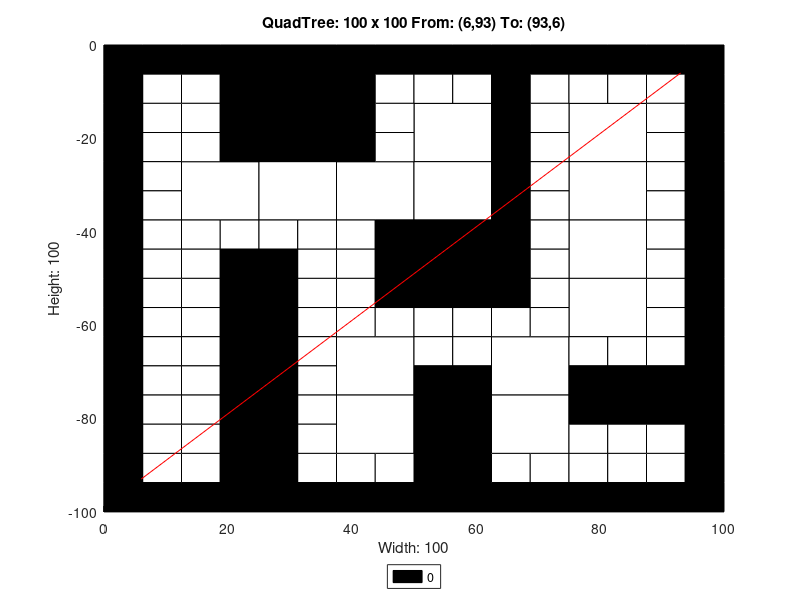

The MATLAB script that drew this image:
axis([0 100 -100 0]);
title('QuadTree: 100 x 100 From: (6,93) To: (93,6)');
xlabel('Width: 100');
ylabel('Height: 100');
rectangle('Position',[25 -12.5 12.5 12.5], 'FaceColor',[0 0 0]);
rectangle('Position',[25 -25 12.5 12.5], 'FaceColor',[0 0 0]);
rectangle('Position',[12.5 -37.5 12.5 12.5], 'FaceColor',[1 1 1]);
rectangle('Position',[25 -37.5 12.5 12.5], 'FaceColor',[1 1 1]);
rectangle('Position',[37.5 -37.5 12.5 12.5], 'FaceColor',[1 1 1]);
rectangle('Position',[50 -25 12.5 12.5], 'FaceColor',[1 1 1]);
rectangle('Position',[75 -25 12.5 12.5], 'FaceColor',[1 1 1]);
rectangle('Position',[50 -37.5 12.5 12.5], 'FaceColor',[1 1 1]);
rectangle('Position',[50 -50 12.5 12.5], 'FaceColor',[0 0 0]);
rectangle('Position',[75 -37.5 12.5 12.5], 'FaceColor',[1 1 1]);
rectangle('Position',[75 -50 12.5 12.5], 'FaceColor',[1 1 1]);
rectangle('Position',[37.5 -75 12.5 12.5], 'FaceColor',[1 1 1]);
rectangle('Position',[37.5 -87.5 12.5 12.5], 'FaceColor',[1 1 1]);
rectangle('Position',[62.5 -75 12.5 12.5], 'FaceColor',[1 1 1]);
rectangle('Position',[75 -62.5 12.5 12.5], 'FaceColor',[1 1 1]);
rectangle('Position',[50 -87.5 12.5 12.5], 'FaceColor',[0 0 0]);
rectangle('Position',[62.5 -87.5 12.5 12.5], 'FaceColor',[1 1 1]);
rectangle('Position',[50 -100 12.5 12.5], 'FaceColor',[0 0 0]);
rectangle('Position',[0 -6.25 6.25 6.25], 'FaceColor',[0 0 0]);
rectangle('Position',[6.25 -6.25 6.25 6.25], 'FaceColor',[0 0 0]);
rectangle('Position',[0 -12.5 6.25 6.25], 'FaceColor',[0 0 0]);
rectangle('Position',[6.25 -12.5 6.25 6.25], 'FaceColor',[1 1 1]);
rectangle('Position',[12.5 -6.25 6.25 6.25], 'FaceColor',[0 0 0]);
rectangle('Position',[18.75 -6.25 6.25 6.25], 'FaceColor',[0 0 0]);
rectangle('Position',[12.5 -12.5 6.25 6.25], 'FaceColor',[1 1 1]);
rectangle('Position',[18.75 -12.5 6.25 6.25], 'FaceColor',[0 0 0]);
rectangle('Position',[0 -18.75 6.25 6.25], 'FaceColor',[0 0 0]);
rectangle('Position',[6.25 -18.75 6.25 6.25], 'FaceColor',[1 1 1]);
rectangle('Position',[0 -25 6.25 6.25], 'FaceColor',[0 0 0]);
rectangle('Position',[6.25 -25 6.25 6.25], 'FaceColor',[1 1 1]);
rectangle('Position',[12.5 -18.75 6.25 6.25], 'FaceColor',[1 1 1]);
rectangle('Position',[18.75 -18.75 6.25 6.25], 'FaceColor',[0 0 0]);
rectangle('Position',[12.5 -25 6.25 6.25], 'FaceColor',[1 1 1]);
rectangle('Position',[18.75 -25 6.25 6.25], 'FaceColor',[0 0 0]);
rectangle('Position',[37.5 -6.25 6.25 6.25], 'FaceColor',[0 0 0]);
rectangle('Position',[43.75 -6.25 6.25 6.25], 'FaceColor',[0 0 0]);
rectangle('Position',[37.5 -12.5 6.25 6.25], 'FaceColor',[0 0 0]);
rectangle('Position',[43.75 -12.5 6.25 6.25], 'FaceColor',[1 1 1]);
rectangle('Position',[37.5 -18.75 6.25 6.25], 'FaceColor',[0 0 0]);
rectangle('Position',[43.75 -18.75 6.25 6.25], 'FaceColor',[1 1 1]);
rectangle('Position',[37.5 -25 6.25 6.25], 'FaceColor',[0 0 0]);
rectangle('Position',[43.75 -25 6.25 6.25], 'FaceColor',[1 1 1]);
rectangle('Position',[0 -31.25 6.25 6.25], 'FaceColor',[0 0 0]);
rectangle('Position',[6.25 -31.25 6.25 6.25], 'FaceColor',[1 1 1]);
rectangle('Position',[0 -37.5 6.25 6.25], 'FaceColor',[0 0 0]);
rectangle('Position',[6.25 -37.5 6.25 6.25], 'FaceColor',[1 1 1]);
rectangle('Position',[0 -43.75 6.25 6.25], 'FaceColor',[0 0 0]);
rectangle('Position',[6.25 -43.75 6.25 6.25], 'FaceColor',[1 1 1]);
rectangle('Position',[0 -50 6.25 6.25], 'FaceColor',[0 0 0]);
rectangle('Position',[6.25 -50 6.25 6.25], 'FaceColor',[1 1 1]);
rectangle('Position',[12.5 -43.75 6.25 6.25], 'FaceColor',[1 1 1]);
rectangle('Position',[18.75 -43.75 6.25 6.25], 'FaceColor',[1 1 1]);
rectangle('Position',[12.5 -50 6.25 6.25], 'FaceColor',[1 1 1]);
rectangle('Position',[18.75 -50 6.25 6.25], 'FaceColor',[0 0 0]);
rectangle('Position',[25 -43.75 6.25 6.25], 'FaceColor',[1 1 1]);
rectangle('Position',[31.25 -43.75 6.25 6.25], 'FaceColor',[1 1 1]);
rectangle('Position',[25 -50 6.25 6.25], 'FaceColor',[0 0 0]);
rectangle('Position',[31.25 -50 6.25 6.25], 'FaceColor',[1 1 1]);
rectangle('Position',[37.5 -43.75 6.25 6.25], 'FaceColor',[1 1 1]);
rectangle('Position',[43.75 -43.75 6.25 6.25], 'FaceColor',[0 0 0]);
rectangle('Position',[37.5 -50 6.25 6.25], 'FaceColor',[1 1 1]);
rectangle('Position',[43.75 -50 6.25 6.25], 'FaceColor',[0 0 0]);
rectangle('Position',[50 -6.25 6.25 6.25], 'FaceColor',[0 0 0]);
rectangle('Position',[56.25 -6.25 6.25 6.25], 'FaceColor',[0 0 0]);
rectangle('Position',[50 -12.5 6.25 6.25], 'FaceColor',[1 1 1]);
rectangle('Position',[56.25 -12.5 6.25 6.25], 'FaceColor',[1 1 1]);
rectangle('Position',[62.5 -6.25 6.25 6.25], 'FaceColor',[0 0 0]);
rectangle('Position',[68.75 -6.25 6.25 6.25], 'FaceColor',[0 0 0]);
rectangle('Position',[62.5 -12.5 6.25 6.25], 'FaceColor',[0 0 0]);
rectangle('Position',[68.75 -12.5 6.25 6.25], 'FaceColor',[1 1 1]);
rectangle('Position',[62.5 -18.75 6.25 6.25], 'FaceColor',[0 0 0]);
rectangle('Position',[68.75 -18.75 6.25 6.25], 'FaceColor',[1 1 1]);
rectangle('Position',[62.5 -25 6.25 6.25], 'FaceColor',[0 0 0]);
rectangle('Position',[68.75 -25 6.25 6.25], 'FaceColor',[1 1 1]);
rectangle('Position',[75 -6.25 6.25 6.25], 'FaceColor',[0 0 0]);
rectangle('Position',[81.25 -6.25 6.25 6.25], 'FaceColor',[0 0 0]);
rectangle('Position',[75 -12.5 6.25 6.25], 'FaceColor',[1 1 1]);
rectangle('Position',[81.25 -12.5 6.25 6.25], 'FaceColor',[1 1 1]);
rectangle('Position',[87.5 -6.25 6.25 6.25], 'FaceColor',[0 0 0]);
rectangle('Position',[93.75 -6.25 6.25 6.25], 'FaceColor',[0 0 0]);
rectangle('Position',[87.5 -12.5 6.25 6.25], 'FaceColor',[1 1 1]);
rectangle('Position',[93.75 -12.5 6.25 6.25], 'FaceColor',[0 0 0]);
rectangle('Position',[87.5 -18.75 6.25 6.25], 'FaceColor',[1 1 1]);
rectangle('Position',[93.75 -18.75 6.25 6.25], 'FaceColor',[0 0 0]);
rectangle('Position',[87.5 -25 6.25 6.25], 'FaceColor',[1 1 1]);
rectangle('Position',[93.75 -25 6.25 6.25], 'FaceColor',[0 0 0]);
rectangle('Position',[62.5 -31.25 6.25 6.25], 'FaceColor',[0 0 0]);
rectangle('Position',[68.75 -31.25 6.25 6.25], 'FaceColor',[1 1 1]);
rectangle('Position',[62.5 -37.5 6.25 6.25], 'FaceColor',[0 0 0]);
rectangle('Position',[68.75 -37.5 6.25 6.25], 'FaceColor',[1 1 1]);
rectangle('Position',[62.5 -43.75 6.25 6.25], 'FaceColor',[0 0 0]);
rectangle('Position',[68.75 -43.75 6.25 6.25], 'FaceColor',[1 1 1]);
rectangle('Position',[62.5 -50 6.25 6.25], 'FaceColor',[0 0 0]);
rectangle('Position',[68.75 -50 6.25 6.25], 'FaceColor',[1 1 1]);
rectangle('Position',[87.5 -31.25 6.25 6.25], 'FaceColor',[1 1 1]);
rectangle('Position',[93.75 -31.25 6.25 6.25], 'FaceColor',[0 0 0]);
rectangle('Position',[87.5 -37.5 6.25 6.25], 'FaceColor',[1 1 1]);
rectangle('Position',[93.75 -37.5 6.25 6.25], 'FaceColor',[0 0 0]);
rectangle('Position',[87.5 -43.75 6.25 6.25], 'FaceColor',[1 1 1]);
rectangle('Position',[93.75 -43.75 6.25 6.25], 'FaceColor',[0 0 0]);
rectangle('Position',[87.5 -50 6.25 6.25], 'FaceColor',[1 1 1]);
rectangle('Position',[93.75 -50 6.25 6.25], 'FaceColor',[0 0 0]);
rectangle('Position',[0 -56.25 6.25 6.25], 'FaceColor',[0 0 0]);
rectangle('Position',[6.25 -56.25 6.25 6.25], 'FaceColor',[1 1 1]);
rectangle('Position',[0 -62.5 6.25 6.25], 'FaceColor',[0 0 0]);
rectangle('Position',[6.25 -62.5 6.25 6.25], 'FaceColor',[1 1 1]);
rectangle('Position',[12.5 -56.25 6.25 6.25], 'FaceColor',[1 1 1]);
rectangle('Position',[18.75 -56.25 6.25 6.25], 'FaceColor',[0 0 0]);
rectangle('Position',[12.5 -62.5 6.25 6.25], 'FaceColor',[1 1 1]);
rectangle('Position',[18.75 -62.5 6.25 6.25], 'FaceColor',[0 0 0]);
rectangle('Position',[0 -68.75 6.25 6.25], 'FaceColor',[0 0 0]);
rectangle('Position',[6.25 -68.75 6.25 6.25], 'FaceColor',[1 1 1]);
rectangle('Position',[0 -75 6.25 6.25], 'FaceColor',[0 0 0]);
rectangle('Position',[6.25 -75 6.25 6.25], 'FaceColor',[1 1 1]);
rectangle('Position',[12.5 -68.75 6.25 6.25], 'FaceColor',[1 1 1]);
rectangle('Position',[18.75 -68.75 6.25 6.25], 'FaceColor',[0 0 0]);
rectangle('Position',[12.5 -75 6.25 6.25], 'FaceColor',[1 1 1]);
rectangle('Position',[18.75 -75 6.25 6.25], 'FaceColor',[0 0 0]);
rectangle('Position',[25 -56.25 6.25 6.25], 'FaceColor',[0 0 0]);
rectangle('Position',[31.25 -56.25 6.25 6.25], 'FaceColor',[1 1 1]);
rectangle('Position',[25 -62.5 6.25 6.25], 'FaceColor',[0 0 0]);
rectangle('Position',[31.25 -62.5 6.25 6.25], 'FaceColor',[1 1 1]);
rectangle('Position',[37.5 -56.25 6.25 6.25], 'FaceColor',[1 1 1]);
rectangle('Position',[43.75 -56.25 6.25 6.25], 'FaceColor',[0 0 0]);
rectangle('Position',[37.5 -62.5 6.25 6.25], 'FaceColor',[1 1 1]);
rectangle('Position',[43.75 -62.5 6.25 6.25], 'FaceColor',[1 1 1]);
rectangle('Position',[25 -68.75 6.25 6.25], 'FaceColor',[0 0 0]);
rectangle('Position',[31.25 -68.75 6.25 6.25], 'FaceColor',[1 1 1]);
rectangle('Position',[25 -75 6.25 6.25], 'FaceColor',[0 0 0]);
rectangle('Position',[31.25 -75 6.25 6.25], 'FaceColor',[1 1 1]);
rectangle('Position',[0 -81.25 6.25 6.25], 'FaceColor',[0 0 0]);
rectangle('Position',[6.25 -81.25 6.25 6.25], 'FaceColor',[1 1 1]);
rectangle('Position',[0 -87.5 6.25 6.25], 'FaceColor',[0 0 0]);
rectangle('Position',[6.25 -87.5 6.25 6.25], 'FaceColor',[1 1 1]);
rectangle('Position',[12.5 -81.25 6.25 6.25], 'FaceColor',[1 1 1]);
rectangle('Position',[18.75 -81.25 6.25 6.25], 'FaceColor',[0 0 0]);
rectangle('Position',[12.5 -87.5 6.25 6.25], 'FaceColor',[1 1 1]);
rectangle('Position',[18.75 -87.5 6.25 6.25], 'FaceColor',[0 0 0]);
rectangle('Position',[0 -93.75 6.25 6.25], 'FaceColor',[0 0 0]);
rectangle('Position',[6.25 -93.75 6.25 6.25], 'FaceColor',[1 1 1]);
rectangle('Position',[0 -100 6.25 6.25], 'FaceColor',[0 0 0]);
rectangle('Position',[6.25 -100 6.25 6.25], 'FaceColor',[0 0 0]);
rectangle('Position',[12.5 -93.75 6.25 6.25], 'FaceColor',[1 1 1]);
rectangle('Position',[18.75 -93.75 6.25 6.25], 'FaceColor',[0 0 0]);
rectangle('Position',[12.5 -100 6.25 6.25], 'FaceColor',[0 0 0]);
rectangle('Position',[18.75 -100 6.25 6.25], 'FaceColor',[0 0 0]);
rectangle('Position',[25 -81.25 6.25 6.25], 'FaceColor',[0 0 0]);
rectangle('Position',[31.25 -81.25 6.25 6.25], 'FaceColor',[1 1 1]);
rectangle('Position',[25 -87.5 6.25 6.25], 'FaceColor',[0 0 0]);
rectangle('Position',[31.25 -87.5 6.25 6.25], 'FaceColor',[1 1 1]);
rectangle('Position',[25 -93.75 6.25 6.25], 'FaceColor',[0 0 0]);
rectangle('Position',[31.25 -93.75 6.25 6.25], 'FaceColor',[1 1 1]);
rectangle('Position',[25 -100 6.25 6.25], 'FaceColor',[0 0 0]);
rectangle('Position',[31.25 -100 6.25 6.25], 'FaceColor',[0 0 0]);
rectangle('Position',[37.5 -93.75 6.25 6.25], 'FaceColor',[1 1 1]);
rectangle('Position',[43.75 -93.75 6.25 6.25], 'FaceColor',[1 1 1]);
rectangle('Position',[37.5 -100 6.25 6.25], 'FaceColor',[0 0 0]);
rectangle('Position',[43.75 -100 6.25 6.25], 'FaceColor',[0 0 0]);
rectangle('Position',[50 -56.25 6.25 6.25], 'FaceColor',[0 0 0]);
rectangle('Position',[56.25 -56.25 6.25 6.25], 'FaceColor',[0 0 0]);
rectangle('Position',[50 -62.5 6.25 6.25], 'FaceColor',[1 1 1]);
rectangle('Position',[56.25 -62.5 6.25 6.25], 'FaceColor',[1 1 1]);
rectangle('Position',[62.5 -56.25 6.25 6.25], 'FaceColor',[0 0 0]);
rectangle('Position',[68.75 -56.25 6.25 6.25], 'FaceColor',[1 1 1]);
rectangle('Position',[62.5 -62.5 6.25 6.25], 'FaceColor',[1 1 1]);
rectangle('Position',[68.75 -62.5 6.25 6.25], 'FaceColor',[1 1 1]);
rectangle('Position',[50 -68.75 6.25 6.25], 'FaceColor',[1 1 1]);
rectangle('Position',[56.25 -68.75 6.25 6.25], 'FaceColor',[1 1 1]);
rectangle('Position',[50 -75 6.25 6.25], 'FaceColor',[0 0 0]);
rectangle('Position',[56.25 -75 6.25 6.25], 'FaceColor',[0 0 0]);
rectangle('Position',[87.5 -56.25 6.25 6.25], 'FaceColor',[1 1 1]);
rectangle('Position',[93.75 -56.25 6.25 6.25], 'FaceColor',[0 0 0]);
rectangle('Position',[87.5 -62.5 6.25 6.25], 'FaceColor',[1 1 1]);
rectangle('Position',[93.75 -62.5 6.25 6.25], 'FaceColor',[0 0 0]);
rectangle('Position',[75 -68.75 6.25 6.25], 'FaceColor',[1 1 1]);
rectangle('Position',[81.25 -68.75 6.25 6.25], 'FaceColor',[1 1 1]);
rectangle('Position',[75 -75 6.25 6.25], 'FaceColor',[0 0 0]);
rectangle('Position',[81.25 -75 6.25 6.25], 'FaceColor',[0 0 0]);
rectangle('Position',[87.5 -68.75 6.25 6.25], 'FaceColor',[1 1 1]);
rectangle('Position',[93.75 -68.75 6.25 6.25], 'FaceColor',[0 0 0]);
rectangle('Position',[87.5 -75 6.25 6.25], 'FaceColor',[0 0 0]);
rectangle('Position',[93.75 -75 6.25 6.25], 'FaceColor',[0 0 0]);
rectangle('Position',[62.5 -93.75 6.25 6.25], 'FaceColor',[1 1 1]);
rectangle('Position',[68.75 -93.75 6.25 6.25], 'FaceColor',[1 1 1]);
rectangle('Position',[62.5 -100 6.25 6.25], 'FaceColor',[0 0 0]);
rectangle('Position',[68.75 -100 6.25 6.25], 'FaceColor',[0 0 0]);
rectangle('Position',[75 -81.25 6.25 6.25], 'FaceColor',[0 0 0]);
rectangle('Position',[81.25 -81.25 6.25 6.25], 'FaceColor',[0 0 0]);
rectangle('Position',[75 -87.5 6.25 6.25], 'FaceColor',[1 1 1]);
rectangle('Position',[81.25 -87.5 6.25 6.25], 'FaceColor',[1 1 1]);
rectangle('Position',[87.5 -81.25 6.25 6.25], 'FaceColor',[0 0 0]);
rectangle('Position',[93.75 -81.25 6.25 6.25], 'FaceColor',[0 0 0]);
rectangle('Position',[87.5 -87.5 6.25 6.25], 'FaceColor',[1 1 1]);
rectangle('Position',[93.75 -87.5 6.25 6.25], 'FaceColor',[0 0 0]);
rectangle('Position',[75 -93.75 6.25 6.25], 'FaceColor',[1 1 1]);
rectangle('Position',[81.25 -93.75 6.25 6.25], 'FaceColor',[1 1 1]);
rectangle('Position',[75 -100 6.25 6.25], 'FaceColor',[0 0 0]);
rectangle('Position',[81.25 -100 6.25 6.25], 'FaceColor',[0 0 0]);
rectangle('Position',[87.5 -93.75 6.25 6.25], 'FaceColor',[1 1 1]);
rectangle('Position',[93.75 -93.75 6.25 6.25], 'FaceColor',[0 0 0]);
rectangle('Position',[87.5 -100 6.25 6.25], 'FaceColor',[0 0 0]);
rectangle('Position',[93.75 -100 6.25 6.25], 'FaceColor',[0 0 0]);
X=[93,6];
Y=[-6,-93];
hold on;
plot(X,Y,'r');
legend('0','Location','southoutside');
